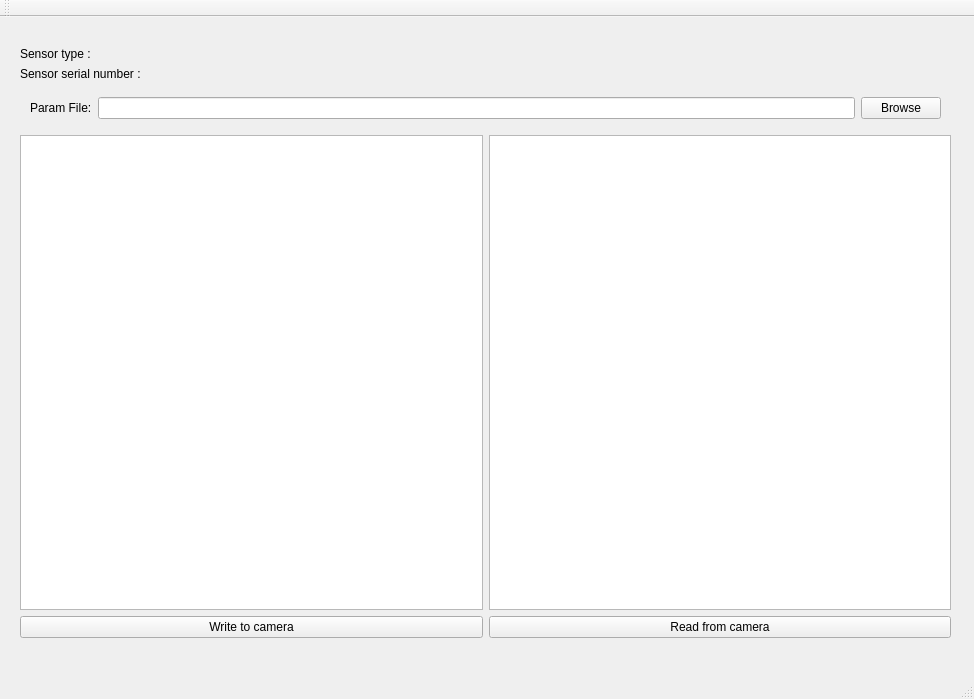
<?xml version="1.0" encoding="UTF-8"?>
<ui version="4.0">
 <class>MainWindow</class>
 <widget class="QMainWindow" name="MainWindow">
  <property name="geometry">
   <rect>
    <x>0</x>
    <y>0</y>
    <width>974</width>
    <height>699</height>
   </rect>
  </property>
  <property name="windowTitle">
   <string>MainWindow</string>
  </property>
  <widget class="QWidget" name="centralWidget">
   <widget class="QWidget" name="layoutWidget">
    <property name="geometry">
     <rect>
      <x>10</x>
      <y>20</y>
      <width>951</width>
      <height>611</height>
     </rect>
    </property>
    <layout class="QVBoxLayout" name="verticalLayout">
     <property name="leftMargin">
      <number>10</number>
     </property>
     <property name="topMargin">
      <number>10</number>
     </property>
     <property name="rightMargin">
      <number>10</number>
     </property>
     <property name="bottomMargin">
      <number>10</number>
     </property>
     <item>
      <widget class="QLabel" name="typeLabel">
       <property name="text">
        <string>Sensor type :</string>
       </property>
      </widget>
     </item>
     <item>
      <widget class="QLabel" name="snLabel">
       <property name="text">
        <string>Sensor serial number :</string>
       </property>
      </widget>
     </item>
     <item>
      <layout class="QHBoxLayout" name="horizontalLayout">
       <property name="leftMargin">
        <number>10</number>
       </property>
       <property name="topMargin">
        <number>10</number>
       </property>
       <property name="rightMargin">
        <number>10</number>
       </property>
       <property name="bottomMargin">
        <number>10</number>
       </property>
       <item>
        <widget class="QLabel" name="label">
         <property name="text">
          <string>Param File:</string>
         </property>
        </widget>
       </item>
       <item>
        <widget class="QLineEdit" name="lineEdit">
         <property name="readOnly">
          <bool>true</bool>
         </property>
        </widget>
       </item>
       <item>
        <widget class="QPushButton" name="pushButton">
         <property name="text">
          <string>Browse</string>
         </property>
        </widget>
       </item>
      </layout>
     </item>
     <item>
      <layout class="QHBoxLayout" name="horizontalLayout_2">
       <item>
        <widget class="QTextEdit" name="writeText">
         <property name="readOnly">
          <bool>true</bool>
         </property>
        </widget>
       </item>
       <item>
        <widget class="QTextEdit" name="readText">
         <property name="readOnly">
          <bool>true</bool>
         </property>
        </widget>
       </item>
      </layout>
     </item>
     <item>
      <layout class="QHBoxLayout" name="horizontalLayout_3">
       <item>
        <widget class="QPushButton" name="writeButton">
         <property name="text">
          <string>Write to camera</string>
         </property>
        </widget>
       </item>
       <item>
        <widget class="QPushButton" name="readButton">
         <property name="text">
          <string>Read from camera</string>
         </property>
        </widget>
       </item>
      </layout>
     </item>
    </layout>
   </widget>
  </widget>
  <widget class="QMenuBar" name="menuBar">
   <property name="geometry">
    <rect>
     <x>0</x>
     <y>0</y>
     <width>974</width>
     <height>26</height>
    </rect>
   </property>
  </widget>
  <widget class="QToolBar" name="mainToolBar">
   <attribute name="toolBarArea">
    <enum>TopToolBarArea</enum>
   </attribute>
   <attribute name="toolBarBreak">
    <bool>false</bool>
   </attribute>
  </widget>
  <widget class="QStatusBar" name="statusBar"/>
 </widget>
 <layoutdefault spacing="6" margin="11"/>
 <resources/>
 <connections/>
</ui>
